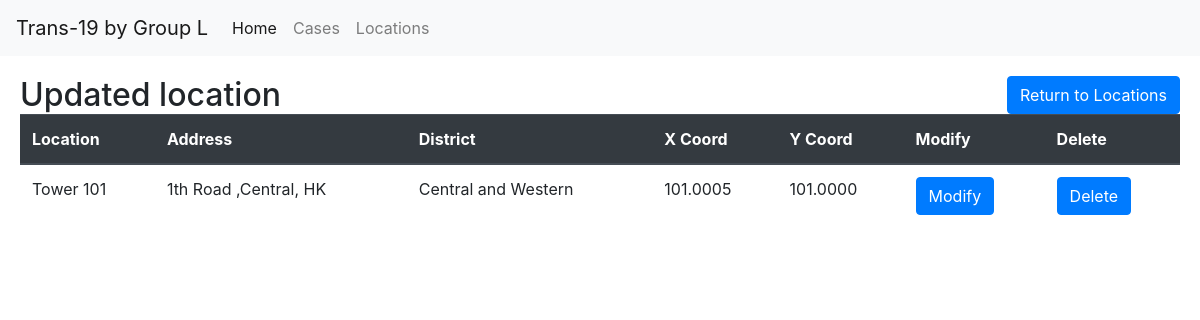
The page /location/1/detail/ (signed in) on the database its author committed.
### record/models.py (models this page shows, shortened)
class LocationRecord(models.Model):
	CENTRALANDWESTERN = 'Central and Western'
	EASTERN = 'Eastern'
	SOUTHERN = 'Southern'
	WANCHAI = 'Wan Chai'
	SHAMSHUIPO = 'Sham Shui Po'
	KOWLOONCITY = 'Kowloon City'
	KWUNTONG = 'Kwun Tong'
	WONGTAISIN = 'Wong Tai Sin'
	YAUTSIMMONG = 'Yau Tsim Mong'
	ISLANDS = 'Islands'
	KWAITSING = 'Kwai Tsing'
	NORTH = 'North'
	SAIKUNG = 'Sai Kung'
	SHATIN = 'Sha Tin'
	TAIPO = 'Tai Po'
	TSUENWAN = 'Tsuen Wan'
	TUENMUN = 'Tuen Mun'
	YUENLONG = 'Yuen Long'
	DISTRICT_CHOICES = [
		(CENTRALANDWESTERN,'Central and Western'),
		(EASTERN,'Eastern'),
		(SOUTHERN,'Southern'),
		(WANCHAI,'Wan Chai'),
		(SHAMSHUIPO,'Sham Shui Po'),
		(KOWLOONCITY,'Kowloon City'),
		(KWUNTONG,'Kwun Tong'),
		(WONGTAISIN,'Wong Tai Sin'),
		(YAUTSIMMONG,'Yau Tsim Mong'),
		(ISLANDS,'Islands'),
		(KWAITSING,'Kwai Tsing'),
		(NORTH,'North'),
		(SAIKUNG,'Sai Kung'),
		(SHATIN,'Sha Tin'),
		(TAIPO,'Tai Po'),
		(TSUENWAN,'Tsuen Wan'),
		(TUENMUN,'Tuen Mun'),
		(YUENLONG,'Yuen Long'),
	]
	location		= models.CharField(max_length=127)
	address			= models.CharField(max_length=255, null=True, blank=True)
	district		= models.CharField(max_length=20, choices=DISTRICT_CHOICES, default=CENTRALANDWESTERN)
	x_coord			= models.DecimalField(max_digits=22, decimal_places=4, null=True)
	y_coord			= models.DecimalField(max_digits=22, decimal_places=4, null=True)
	def get_location_modify_url(self):
		return f"/location/{self.pk}/modify"
	def get_location_delete_url(self):
		return f"/location/{self.pk}/delete"

### record/location_views.py (the view)
# urls.py: path('<int:pkey>/detail/',location_record_detail_view),
@login_required
def location_record_detail_view(request,pkey):
	obj_location = get_object_or_404(LocationRecord, pk=pkey)
	template_name = "location/detail.html"
	context = {'object': obj_location}
	return render(request, template_name, context)

### record/templates/location/detail.html (shortened to what this page needs)
{% extends "base.html" %}
{% block content %}
<div class="row">
	<div class="col-6">
		<h2 style="display:inline">Updated location</h2>
	</div>
	<div class="col-6">
		<div class="text-right">
			<a class="btn btn-primary" href="/location/" style=>Return to Locations</a>
		</div>
	</div>
</div>
<div class="row">
	<div class="col-12">
		<table class="table">
			<thead class="thead-dark">
				<tr>
					<th>Location</th>
					<th>Address</th>
					<th>District</th>
					<th>X Coord</th>
					<th>Y Coord</th>
					<th>Modify</th>
					<th>Delete</th>
				</tr>
			</thead>
			<tbody>
				<tr>
					<td>{{ object.location }}</td>
					<td>{{ object.address }}</td>
					<td>{{ object.district }}</td>
					<td>{{ object.x_coord }}</td>
					<td>{{ object.y_coord }}</td>
					<td><a class="btn btn-primary" href="{{ object.get_location_modify_url }}" style=>Modify</a></td>
					<td><a class="btn btn-primary" href="{{ object.get_location_delete_url }}" style=>Delete</a></td>
				</tr>
			</tbody>
		</table>
	</div>
</div>
{% endblock %}

### rows shown on the page
LocationRecord: location "Tower 101", address "1th Road ,Central, HK", district "Central and Western", x_coord "101.0005", y_coord "101.0000"
